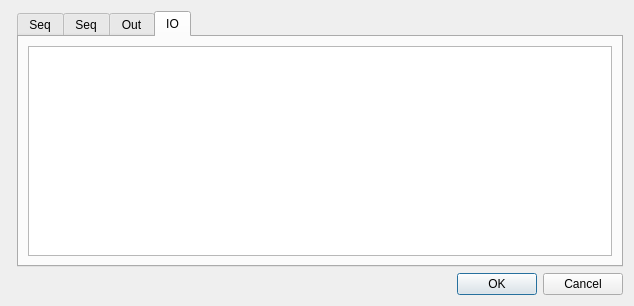
<?xml version="1.0" encoding="UTF-8"?>
<ui version="4.0">
 <class>QswShellForm</class>
 <widget class="QDialog" name="QswShellForm">
  <property name="geometry">
   <rect>
    <x>0</x>
    <y>0</y>
    <width>634</width>
    <height>306</height>
   </rect>
  </property>
  <property name="sizePolicy">
   <sizepolicy hsizetype="Maximum" vsizetype="Maximum">
    <horstretch>0</horstretch>
    <verstretch>0</verstretch>
   </sizepolicy>
  </property>
  <property name="sizeIncrement">
   <size>
    <width>1</width>
    <height>1</height>
   </size>
  </property>
  <property name="baseSize">
   <size>
    <width>1</width>
    <height>1</height>
   </size>
  </property>
  <property name="windowTitle">
   <string>QStepWorkShell</string>
  </property>
  <property name="sizeGripEnabled">
   <bool>false</bool>
  </property>
  <layout class="QFormLayout" name="formLayout">
   <item row="0" column="1">
    <layout class="QGridLayout" name="gridLayout">
     <property name="sizeConstraint">
      <enum>QLayout::SetDefaultConstraint</enum>
     </property>
     <item row="1" column="0">
      <widget class="QTabWidget" name="tabWidget">
       <property name="sizePolicy">
        <sizepolicy hsizetype="Expanding" vsizetype="Expanding">
         <horstretch>1</horstretch>
         <verstretch>1</verstretch>
        </sizepolicy>
       </property>
       <property name="sizeIncrement">
        <size>
         <width>0</width>
         <height>0</height>
        </size>
       </property>
       <property name="baseSize">
        <size>
         <width>0</width>
         <height>0</height>
        </size>
       </property>
       <property name="focusPolicy">
        <enum>Qt::WheelFocus</enum>
       </property>
       <property name="currentIndex">
        <number>3</number>
       </property>
       <widget class="QWidget" name="tab">
        <attribute name="title">
         <string>Seq</string>
        </attribute>
        <layout class="QGridLayout" name="gridLayout_2">
         <property name="margin">
          <number>0</number>
         </property>
         <item row="0" column="0">
          <widget class="QListWidget" name="listWidgetSeq">
           <property name="sizePolicy">
            <sizepolicy hsizetype="Expanding" vsizetype="Expanding">
             <horstretch>1</horstretch>
             <verstretch>1</verstretch>
            </sizepolicy>
           </property>
          </widget>
         </item>
        </layout>
       </widget>
       <widget class="QWidget" name="tab_2">
        <attribute name="title">
         <string>Seq</string>
        </attribute>
        <layout class="QGridLayout" name="gridLayout_4">
         <property name="margin">
          <number>0</number>
         </property>
         <item row="0" column="0">
          <widget class="QListWidget" name="listWidgetEnv">
           <property name="sizePolicy">
            <sizepolicy hsizetype="Expanding" vsizetype="Expanding">
             <horstretch>1</horstretch>
             <verstretch>1</verstretch>
            </sizepolicy>
           </property>
          </widget>
         </item>
        </layout>
       </widget>
       <widget class="QWidget" name="tab_3">
        <attribute name="title">
         <string>Out</string>
        </attribute>
        <layout class="QGridLayout" name="gridLayout_5">
         <property name="margin">
          <number>0</number>
         </property>
         <item row="0" column="0">
          <widget class="QListWidget" name="listWidgetOut">
           <property name="sizePolicy">
            <sizepolicy hsizetype="Expanding" vsizetype="Expanding">
             <horstretch>1</horstretch>
             <verstretch>1</verstretch>
            </sizepolicy>
           </property>
          </widget>
         </item>
        </layout>
       </widget>
       <widget class="QWidget" name="tab_cmdio">
        <attribute name="title">
         <string>IO</string>
        </attribute>
        <layout class="QGridLayout" name="gridLayout_3">
         <item row="0" column="0">
          <widget class="Console" name="consoleEdit">
           <property name="sizePolicy">
            <sizepolicy hsizetype="Expanding" vsizetype="Expanding">
             <horstretch>1</horstretch>
             <verstretch>1</verstretch>
            </sizepolicy>
           </property>
          </widget>
         </item>
        </layout>
       </widget>
      </widget>
     </item>
    </layout>
   </item>
   <item row="1" column="1">
    <widget class="QDialogButtonBox" name="buttonBox">
     <property name="sizePolicy">
      <sizepolicy hsizetype="Expanding" vsizetype="Fixed">
       <horstretch>1</horstretch>
       <verstretch>1</verstretch>
      </sizepolicy>
     </property>
     <property name="standardButtons">
      <set>QDialogButtonBox::Cancel|QDialogButtonBox::Ok</set>
     </property>
    </widget>
   </item>
  </layout>
 </widget>
 <customwidgets>
  <customwidget>
   <class>Console</class>
   <extends>QPlainTextEdit</extends>
   <header>Console.h</header>
  </customwidget>
 </customwidgets>
 <resources/>
 <connections/>
</ui>
